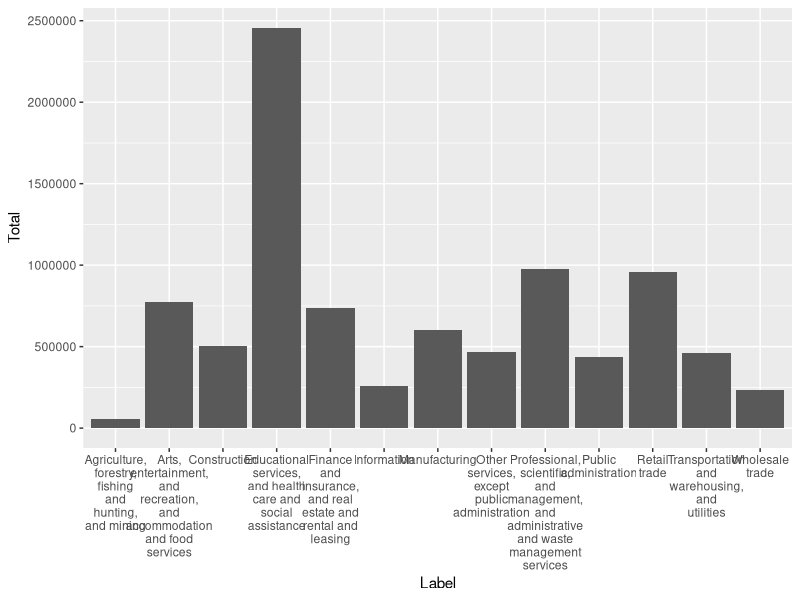
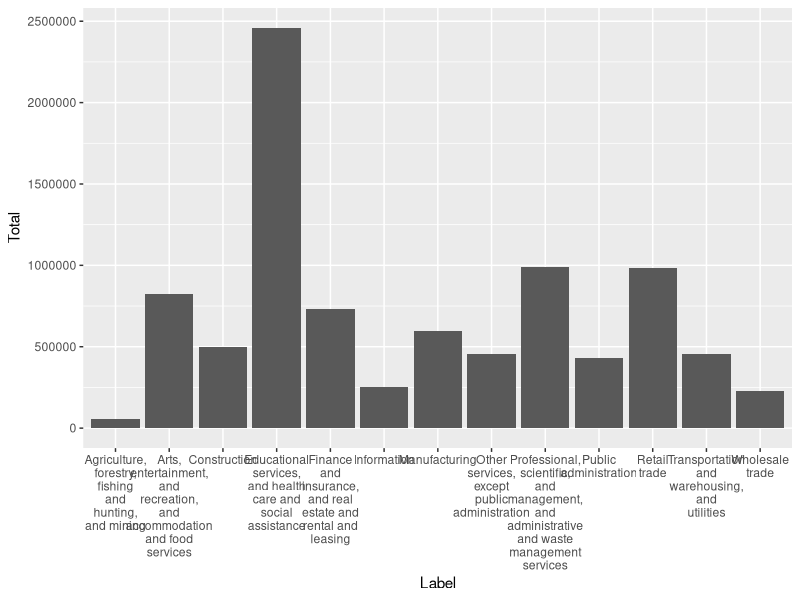
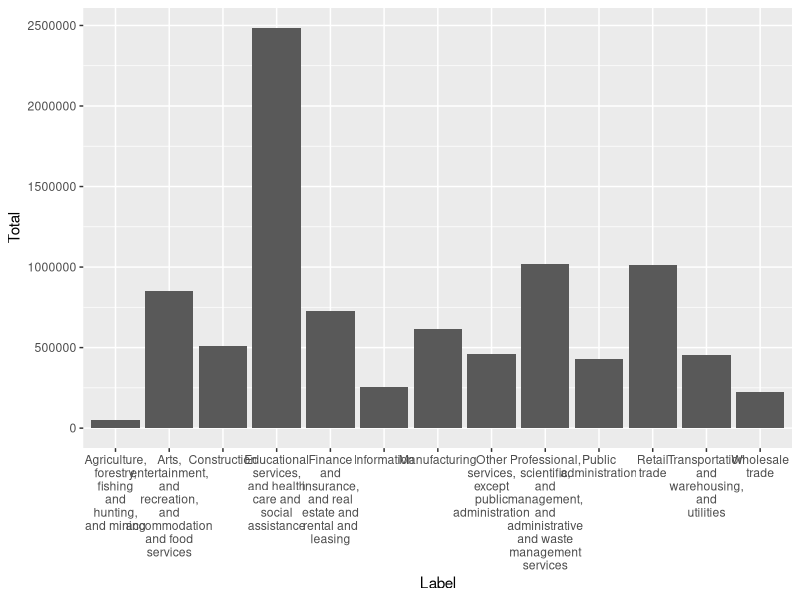
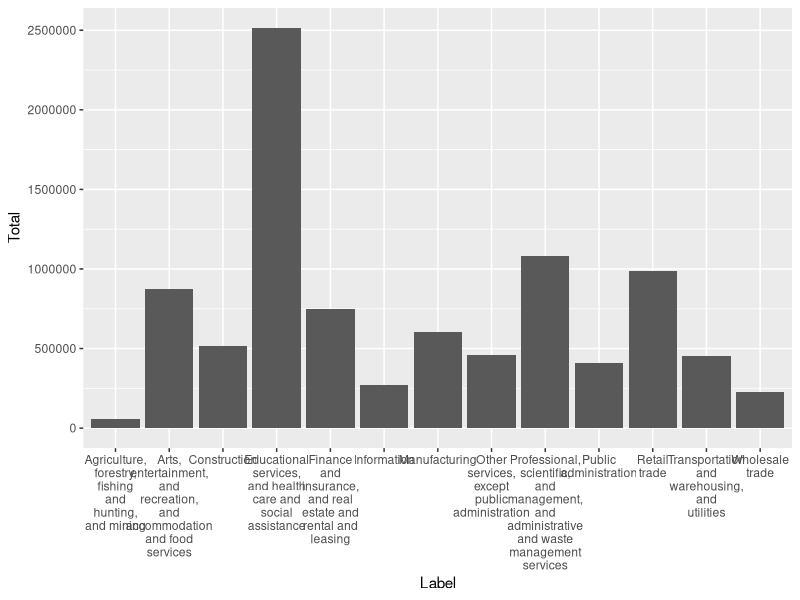
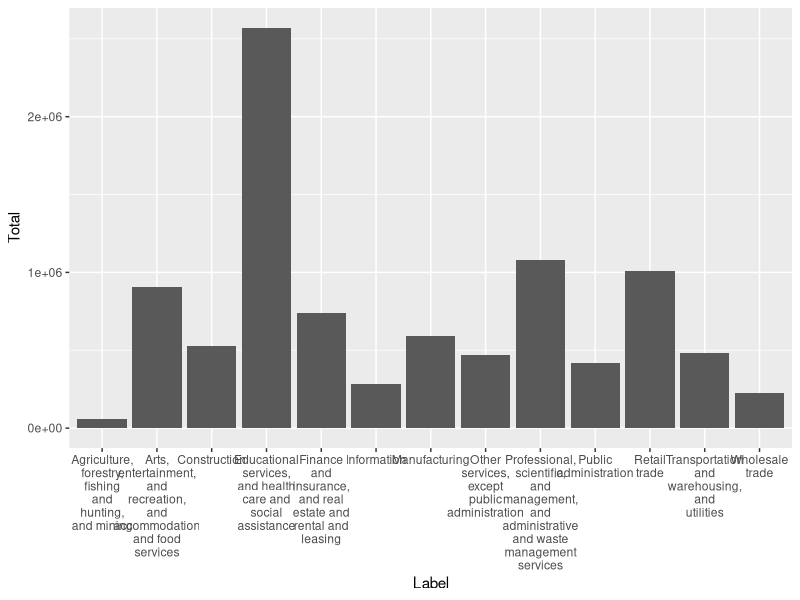
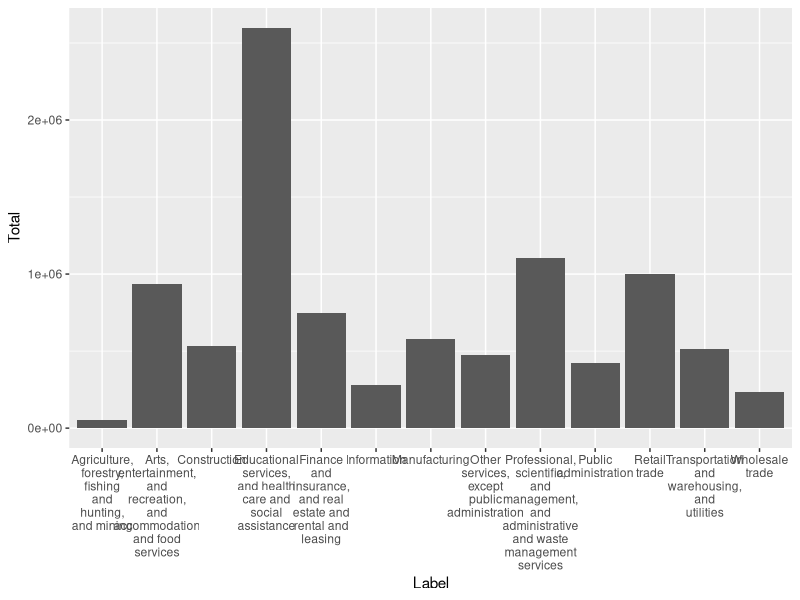
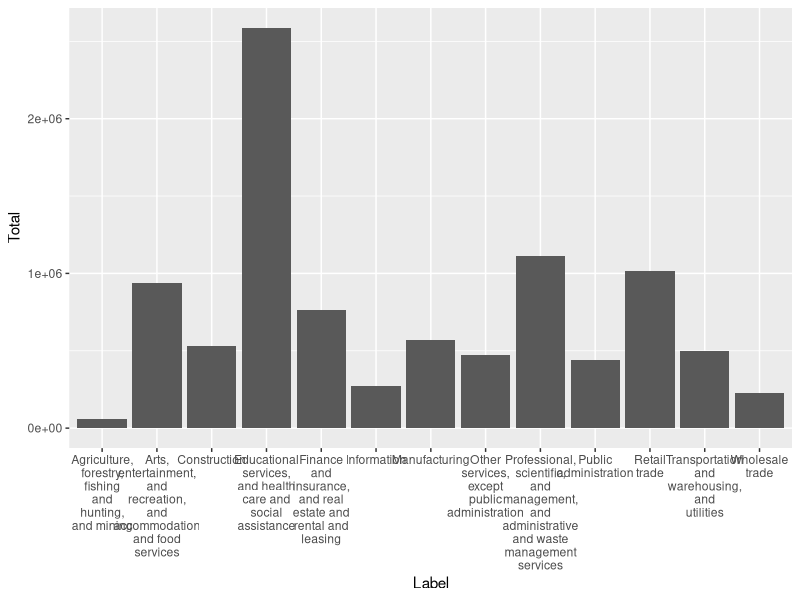
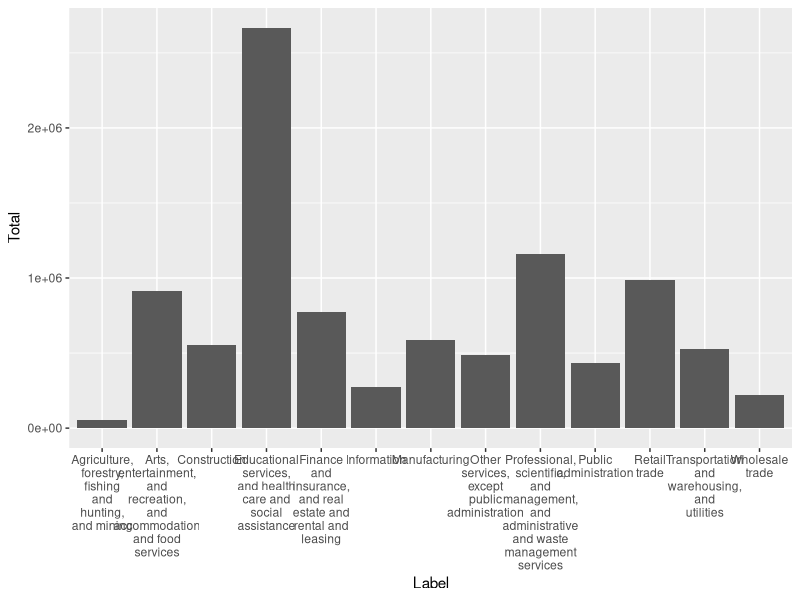

Recreate these plots in R, in order.
## ---- chunk 1
library(tidyverse)
library(ggplot2)
## ---- chunk 2

setwd('/Users/tracy/Desktop/STAT5702_NYC_Employment_Analysis/DataPreprocessing/Data/employment')

employDisability <- read.table(file = "employDisability.csv", sep = ",", header=TRUE)
employEDUCATION <- read.csv(file = "employEDUCATION.csv")
employmentByAge <- read.table(file = "employmentByAge.csv", sep = ",", header=TRUE)
employmentByRACE <- read.table(file = "employmentByRACE.csv", sep = ",", header=TRUE)
employPoverty <- read.table(file = "employPoverty.csv", sep = ",", header=TRUE)
JobType <- read.table(file = "JobType.csv", sep = ",", header=TRUE)
## ---- chunk 3
employDisability 
employEDUCATION 
employmentByAge 
employmentByRACE 
employPoverty
JobType 
## ---- chunk 4

JobType2010 <- JobType[JobType$year == 2010,]
JobType2011 <- JobType[JobType$year == 2011,]
JobType2012 <- JobType[JobType$year == 2012,]
JobType2013 <- JobType[JobType$year == 2013,]
JobType2014 <- JobType[JobType$year == 2014,]
JobType2015 <- JobType[JobType$year == 2015,]
JobType2016 <- JobType[JobType$year == 2016,]
JobType2017 <- JobType[JobType$year == 2017,]
JobType2018 <- JobType[JobType$year == 2018,]
JobType2019 <- JobType[JobType$year == 2019,]

ggplot(data = JobType2010[2:nrow(JobType2010),], aes(x=Label,y=Total)) + geom_bar(stat = 'identity') + scale_x_discrete(labels = function(x) str_wrap(x, width = 10))
ggplot(data = JobType2011[2:nrow(JobType2011),], aes(x=Label,y=Total)) + geom_bar(stat = 'identity') + scale_x_discrete(labels = function(x) str_wrap(x, width = 10))
ggplot(data = JobType2012[2:nrow(JobType2012),], aes(x=Label,y=Total)) + geom_bar(stat = 'identity') + scale_x_discrete(labels = function(x) str_wrap(x, width = 10))
ggplot(data = JobType2013[2:nrow(JobType2013),], aes(x=Label,y=Total)) + geom_bar(stat = 'identity') + scale_x_discrete(labels = function(x) str_wrap(x, width = 10))
ggplot(data = JobType2014[2:nrow(JobType2014),], aes(x=Label,y=Total)) + geom_bar(stat = 'identity') + scale_x_discrete(labels = function(x) str_wrap(x, width = 10))
ggplot(data = JobType2015[2:nrow(JobType2015),], aes(x=Label,y=Total)) + geom_bar(stat = 'identity') + scale_x_discrete(labels = function(x) str_wrap(x, width = 10))
ggplot(data = JobType2016[2:nrow(JobType2016),], aes(x=Label,y=Total)) + geom_bar(stat = 'identity') + scale_x_discrete(labels = function(x) str_wrap(x, width = 10))
ggplot(data = JobType2017[2:nrow(JobType2017),], aes(x=Label,y=Total)) + geom_bar(stat = 'identity') + scale_x_discrete(labels = function(x) str_wrap(x, width = 10))
ggplot(data = JobType2018[2:nrow(JobType2018),], aes(x=Label,y=Total)) + geom_bar(stat = 'identity') + scale_x_discrete(labels = function(x) str_wrap(x, width = 10))
ggplot(data = JobType2019[2:nrow(JobType2019),], aes(x=Label,y=Total)) + geom_bar(stat = 'identity') + scale_x_discrete(labels = function(x) str_wrap(x, width = 10))

